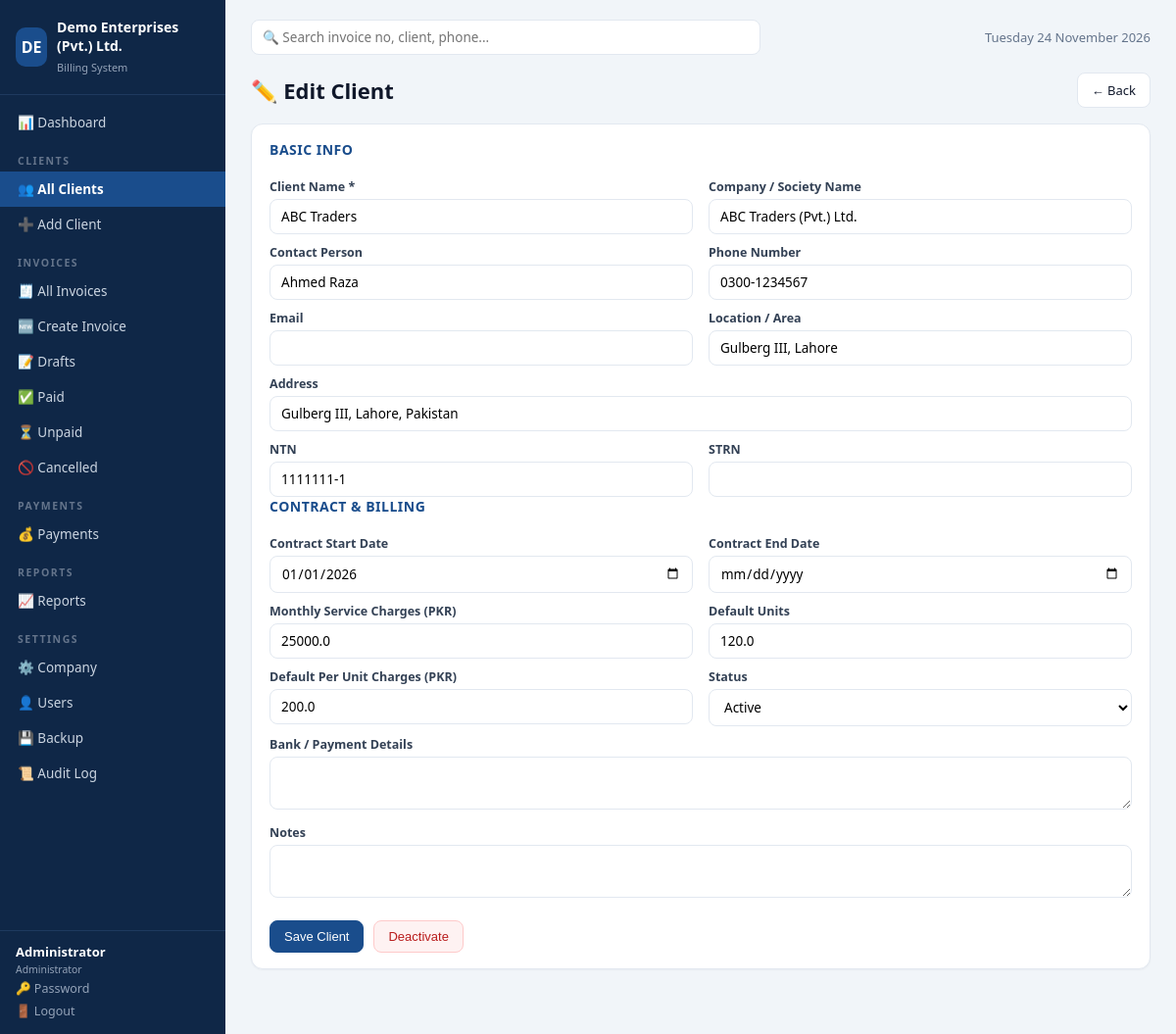
/clients/1/edit (signed in), run on the app's committed database.
### tables this page shows
CREATE TABLE company_settings (
    id                    INTEGER PRIMARY KEY CHECK (id = 1),
    company_name          TEXT NOT NULL DEFAULT 'Your Company (Pvt.) Ltd.',
    logo_path             TEXT,
    address               TEXT NOT NULL DEFAULT '',
    phone                 TEXT NOT NULL DEFAULT '',
    email                 TEXT NOT NULL DEFAULT '',
    ntn                   TEXT NOT NULL DEFAULT '',
    strn                  TEXT NOT NULL DEFAULT '',
    bank_name             TEXT NOT NULL DEFAULT '',
    account_title         TEXT NOT NULL DEFAULT '',
    account_number        TEXT NOT NULL DEFAULT '',
    iban                  TEXT NOT NULL DEFAULT '',
    gst_percent           REAL NOT NULL DEFAULT 0,
    invoice_prefix        TEXT NOT NULL DEFAULT 'CC',
    invoice_start_number  INTEGER NOT NULL DEFAULT 1,
    authorized_signatory  TEXT NOT NULL DEFAULT '',
    signature_path        TEXT,
    invoice_footer        TEXT NOT NULL DEFAULT '',
    updated_at            TEXT NOT NULL DEFAULT (datetime('now', 'localtime'))
);

CREATE TABLE users (
    id            INTEGER PRIMARY KEY AUTOINCREMENT,
    username      TEXT NOT NULL UNIQUE,
    password_hash TEXT NOT NULL,
    full_name     TEXT NOT NULL,
    role          TEXT NOT NULL DEFAULT 'viewer'
                  CHECK (role IN ('admin', 'billing_officer', 'viewer')),
    is_active     INTEGER NOT NULL DEFAULT 1,
    created_at    TEXT NOT NULL DEFAULT (datetime('now', 'localtime')),
    updated_at    TEXT NOT NULL DEFAULT (datetime('now', 'localtime'))
);

CREATE TABLE clients (
    id                      INTEGER PRIMARY KEY AUTOINCREMENT,
    client_name             TEXT NOT NULL,
    company_name            TEXT NOT NULL DEFAULT '',
    contact_person          TEXT NOT NULL DEFAULT '',
    phone                   TEXT NOT NULL DEFAULT '',
    email                   TEXT NOT NULL DEFAULT '',
    address                 TEXT NOT NULL DEFAULT '',
    location                TEXT NOT NULL DEFAULT '',
    ntn                     TEXT NOT NULL DEFAULT '',
    strn                    TEXT NOT NULL DEFAULT '',
    contract_start_date     TEXT,
    contract_end_date       TEXT,
    monthly_service_charges REAL NOT NULL DEFAULT 0,
    default_units           REAL NOT NULL DEFAULT 0,
    default_per_unit_charges REAL NOT NULL DEFAULT 0,
    bank_details            TEXT NOT NULL DEFAULT '',
    notes                   TEXT NOT NULL DEFAULT '',
    status                  TEXT NOT NULL DEFAULT 'active'
                            CHECK (status IN ('active', 'inactive')),
    is_deleted              INTEGER NOT NULL DEFAULT 0,
    created_by              INTEGER REFERENCES users(id),
    created_at              TEXT NOT NULL DEFAULT (datetime('now', 'localtime')),
    updated_at              TEXT NOT NULL DEFAULT (datetime('now', 'localtime'))
);

### clients.py (the view, shortened to what this page needs)
@bp.route('/clients/<int:client_id>/edit', methods=['GET', 'POST'])
@login_required
@role_required('admin', 'billing_officer')
def client_edit(client_id):
    with get_db() as conn:
        client = conn.execute('SELECT * FROM clients WHERE id = ? AND is_deleted = 0',
                              (client_id,)).fetchone()
        if not client:
            flash('Client not found.', 'error')
            return redirect(url_for('clients.client_list'))
    return render_template('clients/form.html', client=client)

### app.py (called while the page is built)
@app.context_processor
def inject_globals():
    settings = {}
    try:
        with get_db() as conn:
            row = conn.execute('SELECT * FROM company_settings WHERE id = 1').fetchone()
            settings = dict(row) if row else {}
    except Exception:
        pass
    return dict(ROLES=ROLES, can_edit=can_edit(), settings=settings)

### db.py (called while the page is built)
def get_db():
    conn = sqlite3.connect(DB_PATH)
    conn.row_factory = sqlite3.Row
    conn.execute('PRAGMA foreign_keys = ON')
    conn.execute('PRAGMA busy_timeout = 5000')  # multi-worker SQLite safety
    return conn

### templates/clients/form.html (shortened to what this page needs)
{% extends 'base.html' %}
{% block content %}
<div class="page-head">
  <h1>{{ '✏️ Edit Client' if client else '➕ Add Client' }}</h1>
  <a class="btn" href="{{ url_for('clients.client_list') }}">← Back</a>
</div>
<div class="card">
  <form method="post">
    <h3>Basic Info</h3>
    <div class="grid-2">
      <div><label>Client Name *</label><input type="text" name="client_name" required value="{{ client.client_name if client else '' }}"></div>
      <div><label>Company / Society Name</label><input type="text" name="company_name" value="{{ client.company_name if client else '' }}"></div>
      <div><label>Contact Person</label><input type="text" name="contact_person" value="{{ client.contact_person if client else '' }}"></div>
      <div><label>Phone Number</label><input type="text" name="phone" value="{{ client.phone if client else '' }}"></div>
      <div><label>Email</label><input type="email" name="email" value="{{ client.email if client else '' }}"></div>
      <div><label>Location / Area</label><input type="text" name="location" value="{{ client.location if client else '' }}"></div>
      <div class="full"><label>Address</label><input type="text" name="address" value="{{ client.address if client else '' }}"></div>
      <div><label>NTN</label><input type="text" name="ntn" value="{{ client.ntn if client else '' }}"></div>
      <div><label>STRN</label><input type="text" name="strn" value="{{ client.strn if client else '' }}"></div>
    </div>
    <h3>Contract &amp; Billing</h3>
    <div class="grid-2">
      <div><label>Contract Start Date</label><input type="date" name="contract_start_date" value="{{ client.contract_start_date if client else '' }}"></div>
      <div><label>Contract End Date</label><input type="date" name="contract_end_date" value="{{ client.contract_end_date if client else '' }}"></div>
      <div><label>Monthly Service Charges (PKR)</label><input type="number" step="0.01" name="monthly_service_charges" value="{{ client.monthly_service_charges if client else '0' }}"></div>
      <div><label>Default Units</label><input type="number" step="0.01" name="default_units" value="{{ client.default_units if client else '0' }}"></div>
      <div><label>Default Per Unit Charges (PKR)</label><input type="number" step="0.01" name="default_per_unit_charges" value="{{ client.default_per_unit_charges if client else '0' }}"></div>
      <div><label>Status</label>
        <select name="status">
          <option value="active" {{ 'selected' if client and client.status == 'active' }}>Active</option>
        </select>
      </div>
      <div class="full"><label>Bank / Payment Details</label><textarea name="bank_details" rows="2">{{ client.bank_details if client else '' }}</textarea></div>
      <div class="full"><label>Notes</label><textarea name="notes" rows="2">{{ client.notes if client else '' }}</textarea></div>
    </div>
    <div class="form-actions">
      <button class="btn btn-primary">Save Client</button>
      {% if client and session.user.role == 'admin' %}
      <button type="submit" formaction="{{ url_for('clients.client_deactivate', client_id=client.id) }}"
              formmethod="post" class="btn btn-danger" onclick="return confirm('Confirm?')">
        {{ 'Deactivate' if client.status == 'active' else 'Activate' }}
      </button>
      {% endif %}
    </div>
  </form>
</div>
{% endblock %}

### templates/base.html (shortened to what this page needs)
<!DOCTYPE html>
<html lang="en">
<head>
<link rel="stylesheet" href="{{ url_for('static', filename='style.css') }}">
</head>
<body>
<aside class="sidebar">
  <div class="brand">
    <span class="brand-logo">{{ (settings.company_name or 'BI')[:2]|upper }}</span>
    <div class="brand-text">
      <strong>{{ settings.company_name or 'Billing System' }}</strong>
      <small>Billing System</small>
    </div>
  </div>
  <nav>
    <a href="{{ url_for('dashboard') }}" class="{{ 'active' if request.path == '/' }}">📊 Dashboard</a>
    <div class="nav-group">CLIENTS</div>
    <a href="{{ url_for('clients.client_list') }}" class="{{ 'active' if request.path.startswith('/clients') and '/clients/add' not in request.path }}">👥 All Clients</a>
    {% if can_edit %}<a href="{{ url_for('clients.client_add') }}" class="{{ 'active' if request.path == '/clients/add' }}">➕ Add Client</a>{% endif %}
    <div class="nav-group">INVOICES</div>
    <a href="{{ url_for('invoices.invoice_list') }}" class="{{ 'active' if request.path == '/invoices' }}">🧾 All Invoices</a>
    {% if can_edit %}<a href="{{ url_for('invoices.invoice_new') }}" class="{{ 'active' if request.path == '/invoices/new' }}">🆕 Create Invoice</a>{% endif %}
    <a href="{{ url_for('invoices.invoice_list', status='draft') }}">📝 Drafts</a>
    <a href="{{ url_for('invoices.invoice_list', status='paid') }}">✅ Paid</a>
    <a href="{{ url_for('invoices.invoice_list', status='issued') }}">⏳ Unpaid</a>
    <a href="{{ url_for('invoices.invoice_list', status='cancelled') }}">🚫 Cancelled</a>
    <div class="nav-group">PAYMENTS</div>
    <a href="{{ url_for('invoices.payment_list') }}">💰 Payments</a>
    <div class="nav-group">REPORTS</div>
    <a href="{{ url_for('reports.reports', type='monthly') }}" class="{{ 'active' if request.path.startswith('/reports') }}">📈 Reports</a>
    {% if session.user.role == 'admin' %}
    <div class="nav-group">SETTINGS</div>
    <a href="{{ url_for('settings.settings_page') }}" class="{{ 'active' if request.path == '/settings' }}">⚙️ Company</a>
    <a href="{{ url_for('settings.user_list') }}" class="{{ 'active' if request.path == '/users' }}">👤 Users</a>
    <a href="{{ url_for('backup_page') }}" class="{{ 'active' if request.path == '/backup' }}">💾 Backup</a>
    <a href="{{ url_for('audit_log') }}" class="{{ 'active' if request.path == '/audit' }}">📜 Audit Log</a>
    {% endif %}
  </nav>
  <div class="sidebar-foot">
    <div class="user-chip">
      <strong>{{ session.user.full_name }}</strong>
      <small>{{ ROLES[session.user.role] }}</small>
    </div>
    <a href="{{ url_for('change_password') }}">🔑 Password</a>
    <a href="{{ url_for('logout') }}">🚪 Logout</a>
  </div>
</aside>
<main class="main">
  <header class="topbar">
    <form action="{{ url_for('invoices.invoice_list') }}" method="get" class="quick-search">
      <input type="search" name="q" placeholder="🔍 Search invoice no, client, phone..." value="{{ request.args.get('q','') }}">
    </form>
    <span class="topbar-date" id="today-label"></span>
  </header>
  {% block content %}{% endblock %}
</main>
</body>
</html>

### static/style.css (style rules this page uses)
* { box-sizing: border-box; margin: 0; padding: 0; }
:root { --primary: #1a4d8c; --primary-dark: #123a68; --bg: #f1f5f9; --card: #ffffff; --text: #0f172a; --muted: #64748b; --border: #e2e8f0; --good: #15803d; --warn: #b45309; --bad: #b91c1c; }
body { font-family: 'Segoe UI', Arial, sans-serif; background: var(--bg); color: var(--text); display: flex; min-height: 100vh; }
a { color: var(--primary); text-decoration: none; }
.sidebar { width: 230px; background: #0f2747; color: #cbd5e1; display: flex; flex-direction: column; position: fixed; top: 0; bottom: 0; left: 0; }
.brand { display: flex; align-items: center; gap: 10px; padding: 18px 16px; border-bottom: 1px solid #1e3a5f; }
.brand-logo { width: 40px; height: 40px; border-radius: 10px; background: var(--primary); color: #fff; display: flex; align-items: center; justify-content: center; font-weight: 800; font-size: 16px; }
.brand-text strong { display: block; color: #fff; font-size: 14px; }
.brand-text small { color: #94a3b8; font-size: 11px; }
.sidebar nav { flex: 1; overflow-y: auto; padding: 10px 0; }
.sidebar nav a { display: block; padding: 9px 18px; color: #cbd5e1; font-size: 13.5px; }
.sidebar nav a.active { background: var(--primary); color: #fff; font-weight: 600; }
.nav-group { padding: 14px 18px 4px; font-size: 10.5px; letter-spacing: 1.5px; color: #64748b; font-weight: 700; }
.sidebar-foot { border-top: 1px solid #1e3a5f; padding: 12px 16px; font-size: 12.5px; }
.sidebar-foot a { display: block; color: #94a3b8; padding: 3px 0; }
.user-chip strong { display: block; color: #fff; font-size: 13px; }
.user-chip small { color: #94a3b8; }
.main { margin-left: 230px; flex: 1; padding: 20px 26px 50px; }
.topbar { display: flex; justify-content: space-between; align-items: center; margin-bottom: 18px; gap: 14px; }
.quick-search { flex: 1; max-width: 520px; }
.quick-search input, .filters input, .filters select { padding: 8px 12px; border: 1px solid var(--border); border-radius: 8px; font-size: 13.5px; }
.quick-search input { width: 100%; }
.topbar-date { color: var(--muted); font-size: 13px; }
.page-head { display: flex; justify-content: space-between; align-items: center; margin-bottom: 16px; flex-wrap: wrap; gap: 10px; }
h1 { font-size: 22px; }
h3 { font-size: 14px; margin-bottom: 10px; color: var(--primary); text-transform: uppercase; letter-spacing: .5px; }
.card { background: var(--card); border: 1px solid var(--border); border-radius: 12px; padding: 16px 18px; margin-bottom: 16px; box-shadow: 0 1px 2px rgba(15,23,42,.04); }
label { display: block; font-size: 12.5px; font-weight: 600; color: #334155; margin: 10px 0 4px; }
input[type=text], input[type=number], input[type=date], input[type=month], input[type=email], input[type=password], input[type=search], input[type=file], select, textarea { width: 100%; padding: 8px 11px; border: 1px solid var(--border); border-radius: 8px; font-size: 13.5px; font-family: inherit; background: #fff; }
textarea { resize: vertical; }
.grid-2 { display: grid; grid-template-columns: 1fr 1fr; gap: 0 16px; }
.full { grid-column: 1 / -1; }
.form-actions { margin-top: 18px; display: flex; gap: 10px; }
.btn { display: inline-block; padding: 8px 14px; border: 1px solid var(--border); border-radius: 8px; background: #fff; color: var(--text); font-size: 13px; cursor: pointer; }
.btn-primary { background: var(--primary); border-color: var(--primary); color: #fff; }
.btn-danger { background: #fef2f2; border-color: #fecaca; color: var(--bad); }

### data on the page
company_settings: company_name "DE", company_name "Demo Enterprises (Pvt.) Ltd."
users: user.full_name "Administrator", role "Administrator"
clients: client_name "ABC Traders", company_name "ABC Traders (Pvt.) Ltd.", contact_person "Ahmed Raza", phone "0300-1234567", location "Gulberg III, Lahore", address "Gulberg III, Lahore, Pakistan", ntn "1111111-1", contract_start_date "01/01/2026", monthly_service_charges "25000.0", default_units "120.0", default_per_unit_charges "200.0", status "Deactivate"

### other printed values
{{ '✏️ Edit Client' if client else '➕ Add Client' }} "✏️ Edit Client"
